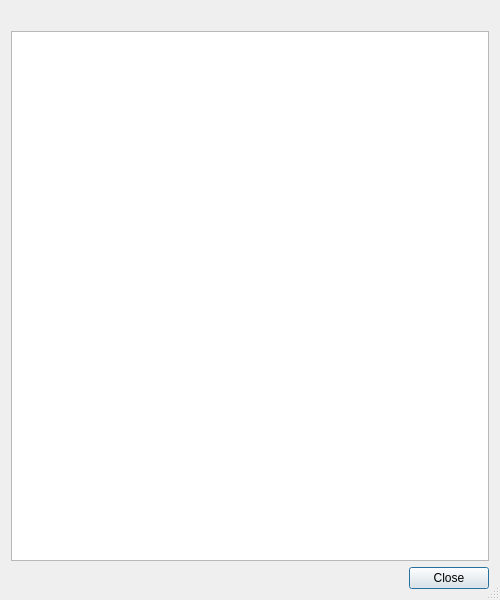
<?xml version="1.0" encoding="UTF-8"?>
<ui version="4.0">
 <class>EricSimpleHelpDialog</class>
 <widget class="QDialog" name="EricSimpleHelpDialog">
  <property name="geometry">
   <rect>
    <x>0</x>
    <y>0</y>
    <width>500</width>
    <height>600</height>
   </rect>
  </property>
  <property name="windowTitle">
   <string/>
  </property>
  <property name="sizeGripEnabled">
   <bool>true</bool>
  </property>
  <layout class="QVBoxLayout" name="verticalLayout">
   <item>
    <widget class="QLabel" name="helpLabel"/>
   </item>
   <item>
    <widget class="QTextBrowser" name="helpEdit">
     <property name="tabChangesFocus">
      <bool>true</bool>
     </property>
     <property name="readOnly">
      <bool>true</bool>
     </property>
     <property name="textInteractionFlags">
      <set>Qt::LinksAccessibleByMouse|Qt::TextSelectableByKeyboard|Qt::TextSelectableByMouse</set>
     </property>
     <property name="openExternalLinks">
      <bool>true</bool>
     </property>
    </widget>
   </item>
   <item>
    <widget class="QDialogButtonBox" name="buttonBox">
     <property name="orientation">
      <enum>Qt::Horizontal</enum>
     </property>
     <property name="standardButtons">
      <set>QDialogButtonBox::Close</set>
     </property>
    </widget>
   </item>
  </layout>
 </widget>
 <resources/>
 <connections>
  <connection>
   <sender>buttonBox</sender>
   <signal>accepted()</signal>
   <receiver>EricSimpleHelpDialog</receiver>
   <slot>accept()</slot>
   <hints>
    <hint type="sourcelabel">
     <x>248</x>
     <y>254</y>
    </hint>
    <hint type="destinationlabel">
     <x>157</x>
     <y>274</y>
    </hint>
   </hints>
  </connection>
  <connection>
   <sender>buttonBox</sender>
   <signal>rejected()</signal>
   <receiver>EricSimpleHelpDialog</receiver>
   <slot>reject()</slot>
   <hints>
    <hint type="sourcelabel">
     <x>316</x>
     <y>260</y>
    </hint>
    <hint type="destinationlabel">
     <x>286</x>
     <y>274</y>
    </hint>
   </hints>
  </connection>
 </connections>
</ui>
